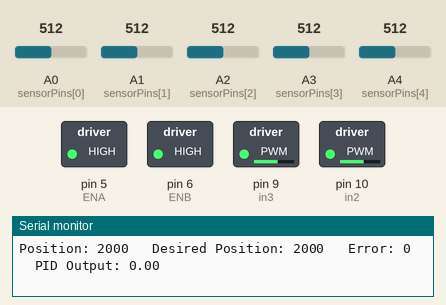
A sketch run on a simulated Arduino Uno, built with avr-gcc and run on an emulated ATmega328P. Shown: switched loads named in the sketch (green lamp = pin HIGH), the last lines printed to the serial monitor. The inputs (shaded band) are chosen by the test bench; at power-on: A0 (sensorPins[0]) = 512, A1 (sensorPins[1]) = 512, A4 (sensorPins[4]) = 512, A2 (sensorPins[2]) = 512, A3 (sensorPins[3]) = 512.

Above: at 6.2 s.
6.3 s: A0 (sensorPins[0]) set to 489
At 7.5 s:
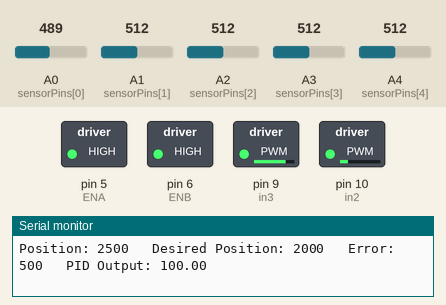
7.8 s: A1 (sensorPins[1]) set to 489
At 8.1 s:
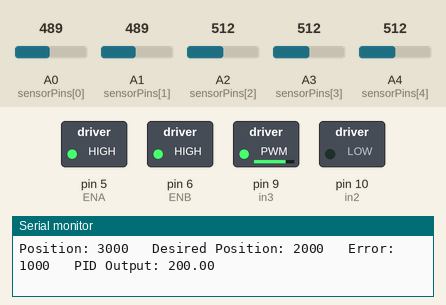
9.3 s: A0 (sensorPins[0]) set to 716
At 10.5 s:
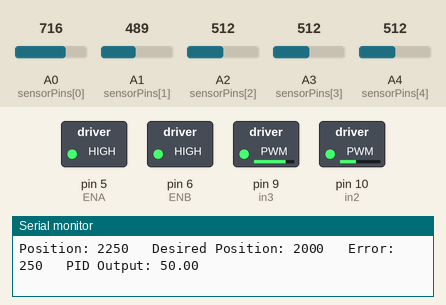
10.8 s: A4 (sensorPins[4]) set to 485
At 11.9 s:
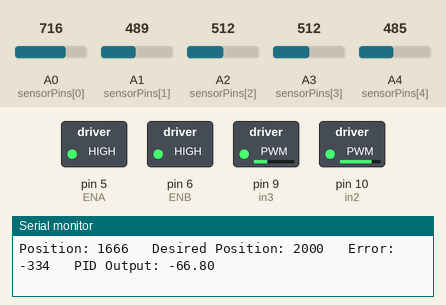
12.3 s: A2 (sensorPins[2]) set to 306
At 13.1 s:
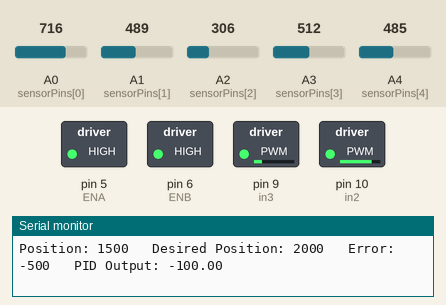
13.8 s: A3 (sensorPins[3]) set to 306
At 14.5 s:
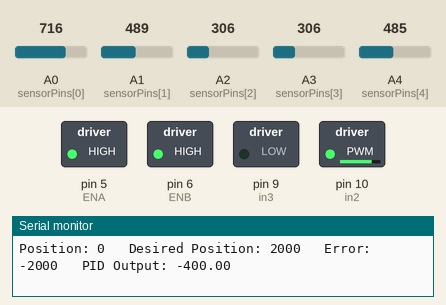
Timing chart, 0 to 16.3 s (numbered marks = the images above; inputs shaded):
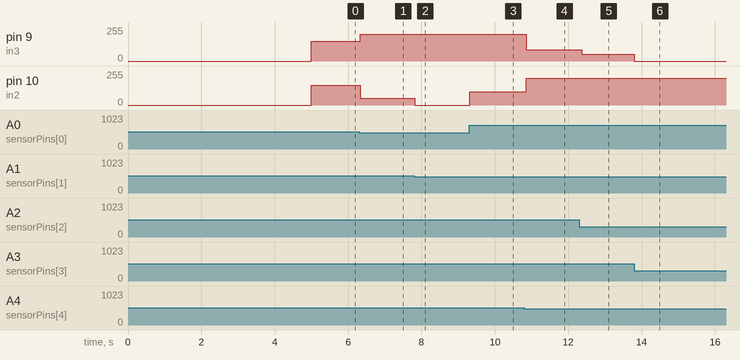

The sketch:

lineFollowerTestingPID.ino
```cpp
#define ENA 5
#define ENB 6

#define in1 11
#define in2 10
#define in3 9
#define in4 8

const int NUM_SENSORS = 5;
const int sensorPins[NUM_SENSORS] = {A0, A1, A2, A3, A4};
const int sensorThresholds[NUM_SENSORS] = {500, 500, 500, 500, 500};

// PID constants
const float Kp = 0.2;
const float Ki = 0.0;
const float Kd = 0.0;

// PID variables
float prevError = 0;
float integral = 0;

// Motor control pins
const int leftMotorPin = 3; // Example pins; adjust as needed
const int rightMotorPin = 4;

void setup() {
  Serial.begin(9600);

  pinMode(ENA, OUTPUT);    /*leftMotorPin*/
  pinMode(ENB, OUTPUT);    /*rightMotorPin*/

  pinMode(in2, OUTPUT);    /*leftMotorPin*/
  pinMode(in3, OUTPUT);    /*rightMotorPin*/

  digitalWrite(ENA, HIGH);
  digitalWrite(ENB, HIGH);

  delay(5000);
}

void loop() {
  int sensorValues[NUM_SENSORS];

  // Read sensor values
  for (int i = 0; i < NUM_SENSORS; i++) {
    sensorValues[i] = analogRead(sensorPins[i]);
  }

  // Calculate the position of the line
  int weightedSum = 0;
  int total = 0;
  for (int i = 0; i < NUM_SENSORS; i++) {
    if (sensorValues[i] > sensorThresholds[i]) {
      weightedSum += i;
      total++;
    }
  }

  int position = (total > 0) ? (weightedSum * 1000 / total) : 0;

  // Define the desired position (usually the middle sensor)
  int desiredPosition = 2000;

  // Calculate the error
  int error = position - desiredPosition;

  // Calculate PID control output
  float output = Kp * error + Ki * integral + Kd * (error - prevError);

  // Update PID variables for the next iteration
  integral += error;
  prevError = error;

  // Motor control code based on PID output
  int leftMotorSpeed = 150; // Base motor speed
  int rightMotorSpeed = 150;

  // Adjust motor speeds based on PID output
  leftMotorSpeed += output;
  rightMotorSpeed -= output;

  // Ensure motor speeds are within limits (0-255)
  leftMotorSpeed = constrain(leftMotorSpeed, 0, 200);
  rightMotorSpeed = constrain(rightMotorSpeed, 0, 200);

  // Apply motor speeds
  analogWrite(/*leftMotorPin*/ in3, leftMotorSpeed);
  analogWrite(/*rightMotorPin*/ in2, rightMotorSpeed);

  // Print sensor values and PID output for debugging
  Serial.print("Position: ");
  Serial.print(position);
  Serial.print("   Desired Position: ");
  Serial.print(desiredPosition);
  Serial.print("   Error: ");
  Serial.print(error);
  Serial.print("   PID Output: ");
  Serial.println(output);
}
```

Measured:
- the behaviour switches between 501 and 500 on A0 (sensorPins[0]) (found by bisection; images 0 and 1)
- the behaviour switches between 501 and 500 on A1 (sensorPins[1]) (found by bisection; images 1 and 2)
- the behaviour switches between 501 and 500 on A4 (sensorPins[4]) (found by bisection; images 3 and 4)
- after the input at 6.3 s, pin 9 (in3): 150/255 → 200/255 at once; pin 10 (in2): 150/255 → 50/255 at once
- after the input at 7.8 s, pin 10 (in2): 50/255 → 0/255 at once
- after the input at 9.3 s, pin 10 (in2): 0/255 → 100/255 at once
- after the input at 10.8 s, pin 9 (in3): 200/255 → 83/255 after 0.06 s; pin 10 (in2): 100/255 → 200/255 after 0.06 s
- after the input at 12.3 s, pin 9 (in3): 83/255 → 50/255 after 0.06 s
- after the input at 13.8 s, pin 9 (in3): 50/255 → 0/255 at once
